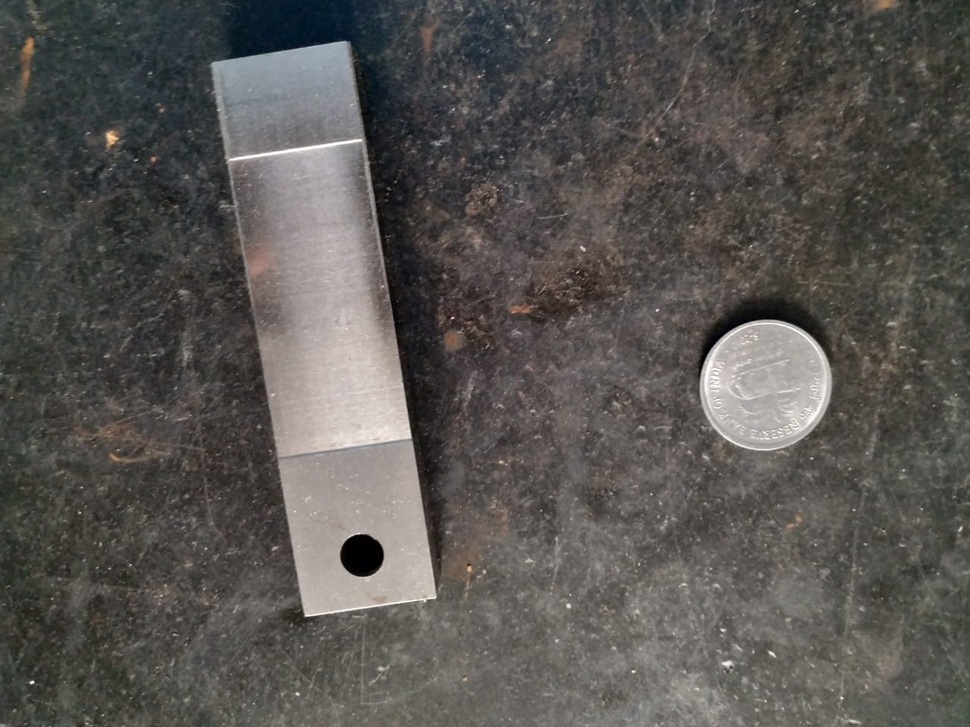
#> input picture Programs/Image/image7.jpeg, 970 x 727 px, shrunk from 1280 x 960 before the run, found by its file name
$ python remove_glare_1.py
#> lines starting #> are read from the running program, lines starting #| are printed output that depends on the picture
# -*- coding: utf-8 -*-
"""
Created on Mon Apr 29 19:12:11 2019

@author: Santosh
"""

import cv2
import numpy

frame = cv2.imread('Image\image7.jpeg')
#> frame is the input picture: shape (727, 970, 3); mean B, G, R 82.3, 85.5, 88.4

if frame is None:
    print('Error loading image')
    exit()

rows = frame.shape[0]
#> rows = 727
cols = frame.shape[1]
#> cols = 970

hsv = cv2.cvtColor(frame, cv2.COLOR_BGR2HSV);
#> hsv: shape (727, 970, 3); mean H, S, V 37.7, 29.5, 90

for i in range(0, cols):
    for j in range(0, rows):
        hsv[j, i][1] = 255;
#> hsv: shape (727, 970, 3); mean H, S, V 37.7, 255, 90

frame = cv2.cvtColor(hsv, cv2.COLOR_HSV2BGR);
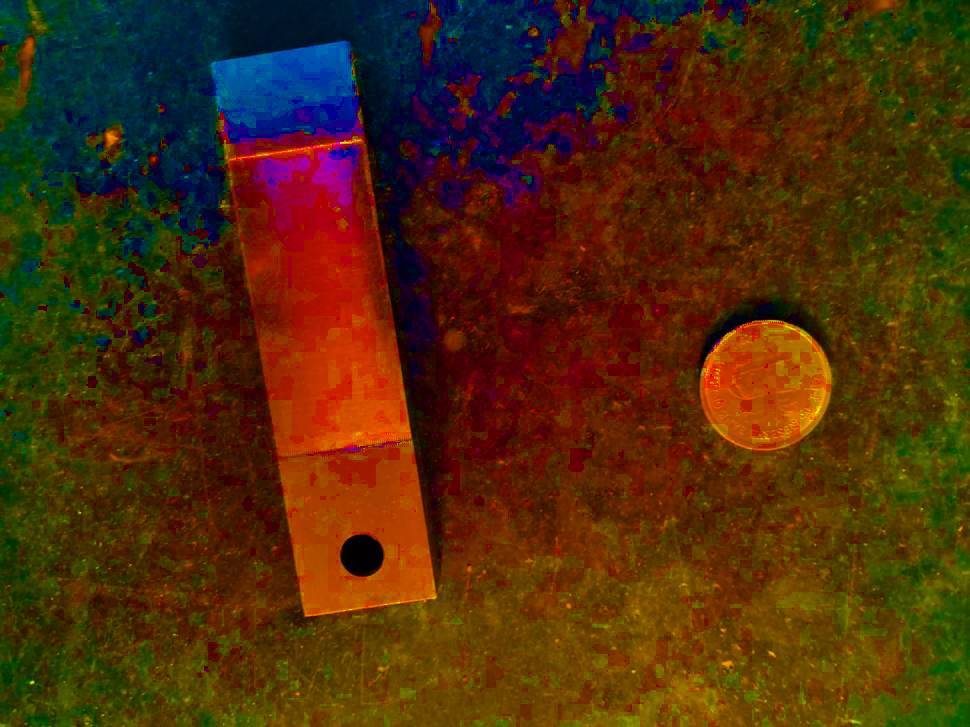
#> frame: shape (727, 970, 3); mean B, G, R 11, 44.6, 77.8

cv2.imshow("Frame", frame)
cv2.waitKey(0)

$ run again, with Programs/Image/image1.jpeg copied over Programs/Image/image7.jpeg
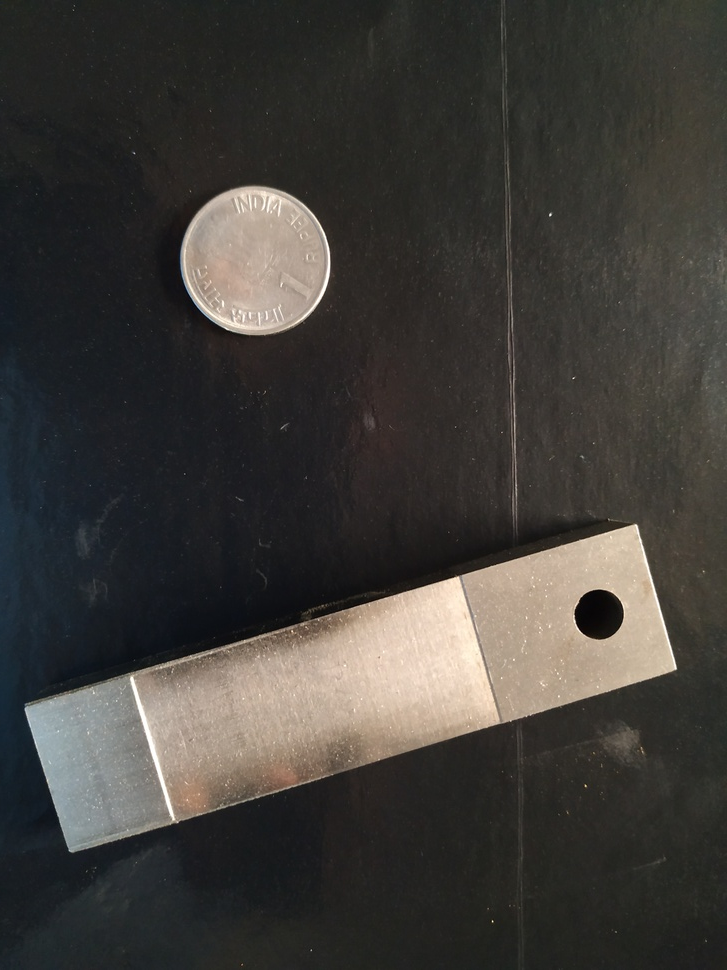
#> input picture Programs/Image/image1.jpeg, 727 x 970 px, shrunk from 3000 x 4000 before the run, found by its file name
#> frame is the input picture: shape (970, 727, 3); mean B, G, R 57.7, 61.6, 64.1
#> `frame = cv2.cvtColor(hsv, cv2.COLOR_HSV2BGR);`:
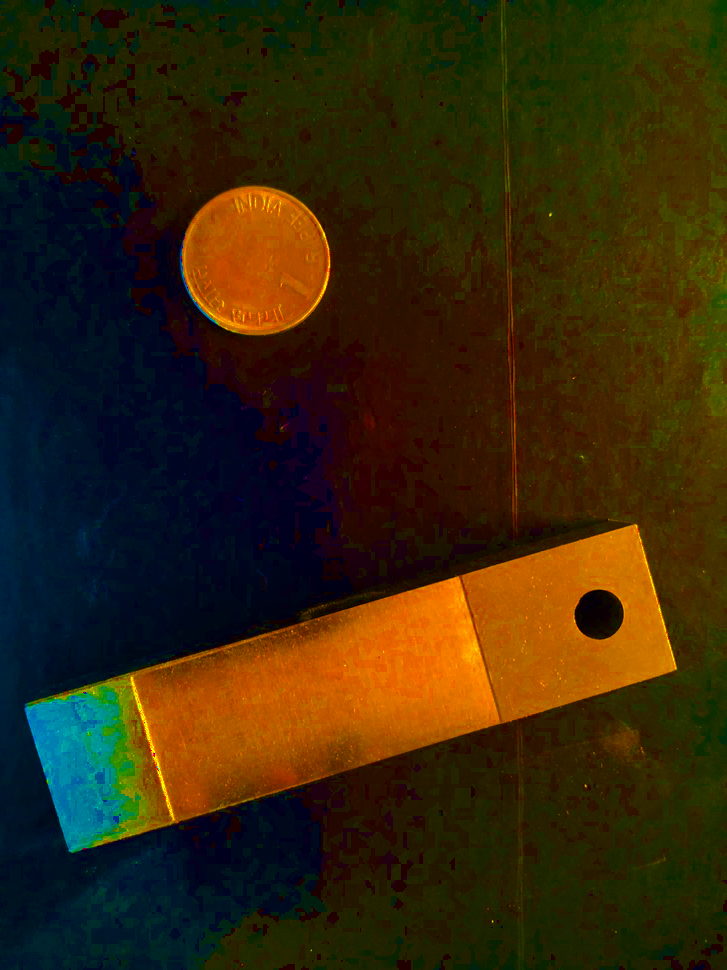
#> frame: shape (970, 727, 3); mean B, G, R 11.3, 38.9, 53.2

$ run again, with Programs/Image/image10.jpeg copied over Programs/Image/image7.jpeg
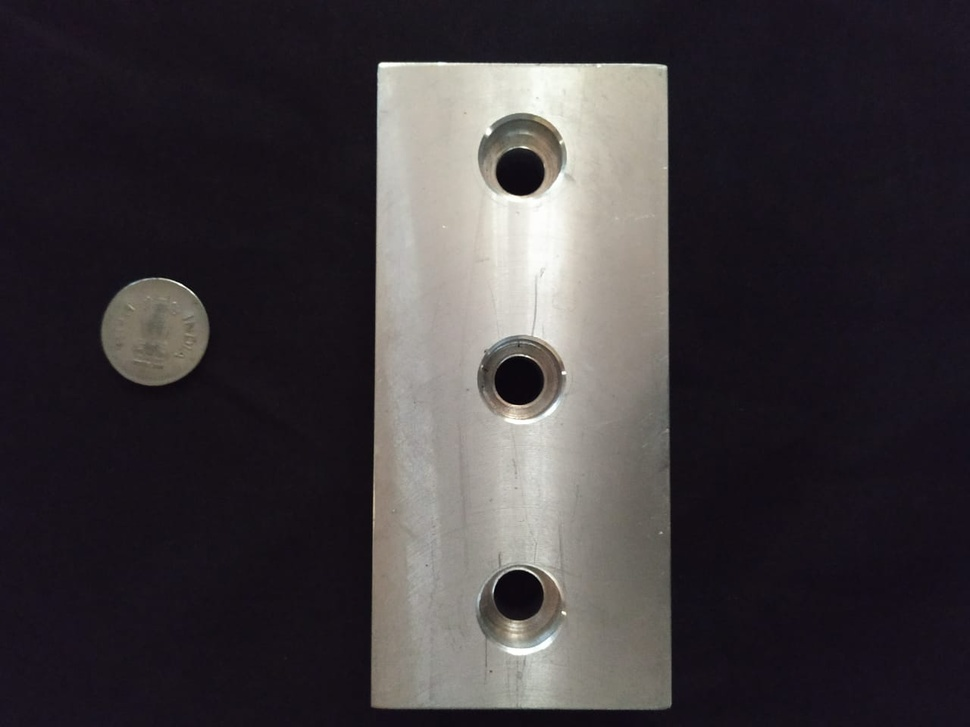
#> input picture Programs/Image/image10.jpeg, 970 x 727 px, shrunk from 1280 x 960 before the run, found by its file name
#> frame is the input picture: shape (727, 970, 3); mean B, G, R 60.4, 57, 61.7
#> `frame = cv2.cvtColor(hsv, cv2.COLOR_HSV2BGR);`:
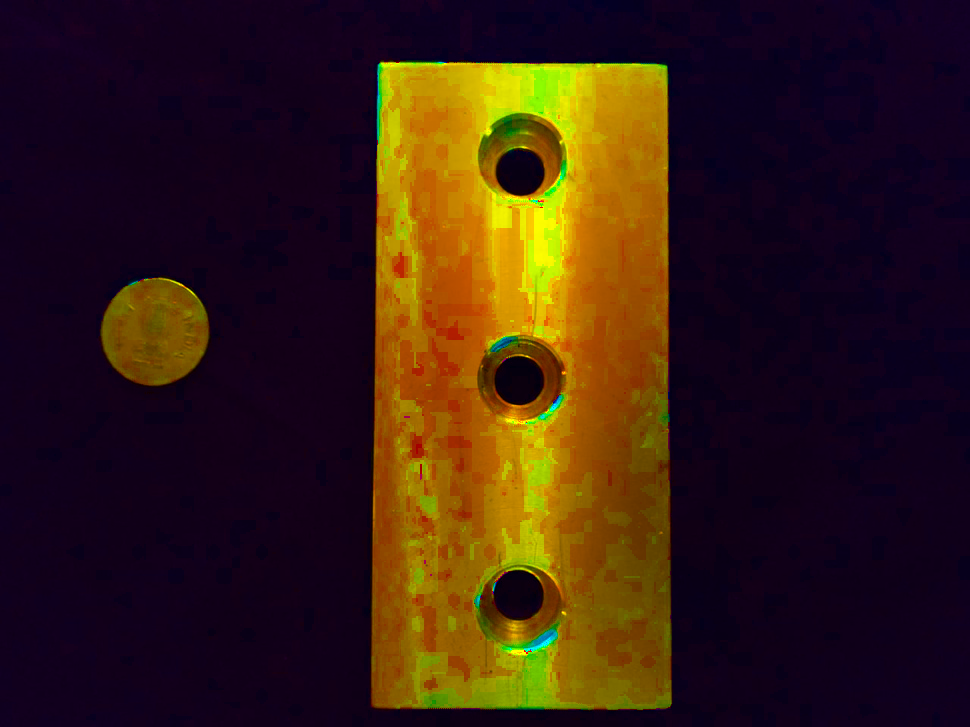
#> frame: shape (727, 970, 3); mean B, G, R 19, 31.1, 54.9

$ run again, with Programs/Image/image11.jpeg copied over Programs/Image/image7.jpeg
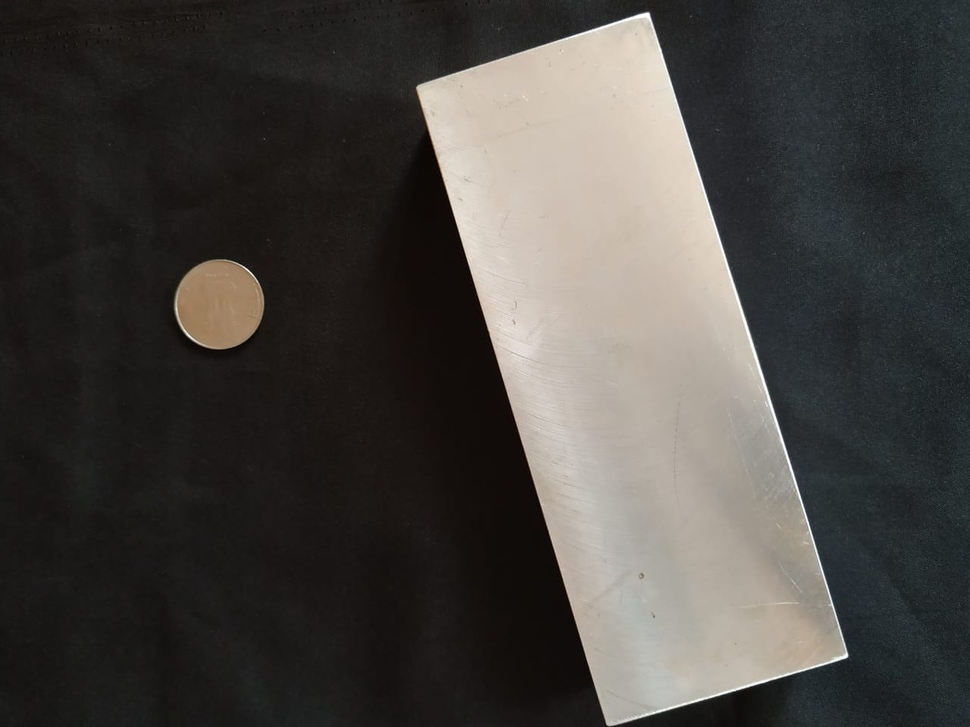
#> input picture Programs/Image/image11.jpeg, 970 x 727 px, shrunk from 1280 x 960 before the run, found by its file name
#> frame is the input picture: shape (727, 970, 3); mean B, G, R 64.9, 68.2, 70.8
#> `frame = cv2.cvtColor(hsv, cv2.COLOR_HSV2BGR);`:
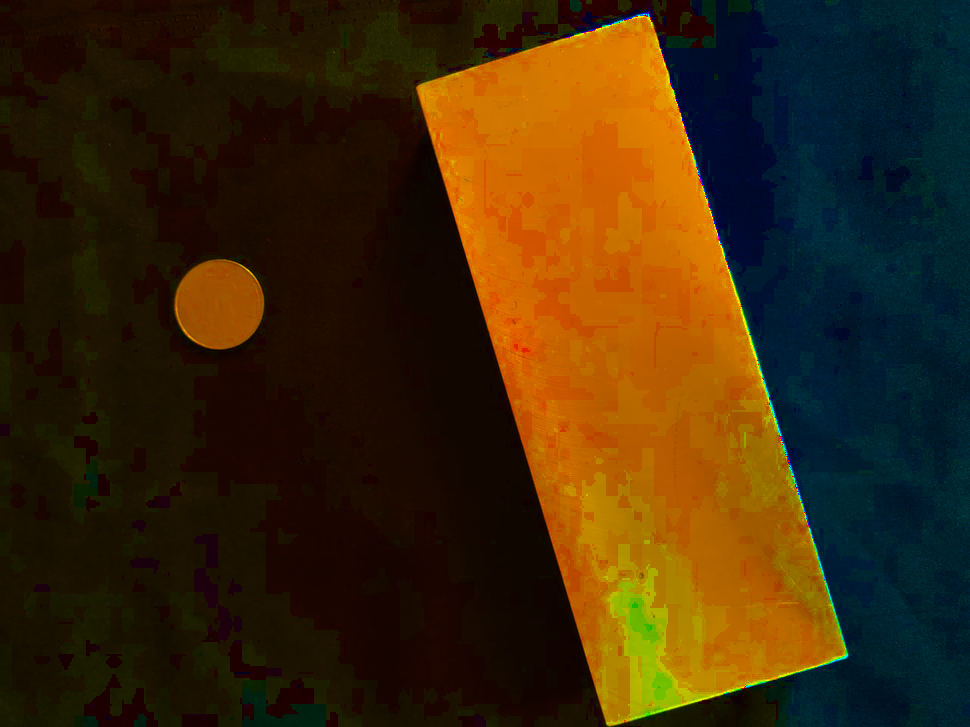
#> frame: shape (727, 970, 3); mean B, G, R 10.9, 40.6, 61.3
